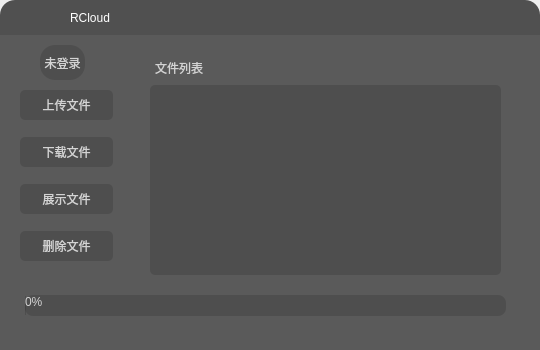
<?xml version="1.0" encoding="UTF-8"?>
<ui version="4.0">
 <class>client</class>
 <widget class="QWidget" name="client">
  <property name="geometry">
   <rect>
    <x>0</x>
    <y>0</y>
    <width>540</width>
    <height>350</height>
   </rect>
  </property>
  <property name="windowTitle">
   <string>client</string>
  </property>
  <property name="styleSheet">
   <string notr="true">#back
{
background-color: rgb(80, 80, 80);
border-radius:15px;
}
#all
{
background-color: rgb(90, 90, 90);
}
</string>
  </property>
  <widget class="QWidget" name="back" native="true">
   <property name="geometry">
    <rect>
     <x>0</x>
     <y>0</y>
     <width>540</width>
     <height>350</height>
    </rect>
   </property>
   <widget class="QWidget" name="all" native="true">
    <property name="geometry">
     <rect>
      <x>0</x>
      <y>35</y>
      <width>540</width>
      <height>320</height>
     </rect>
    </property>
    <property name="styleSheet">
     <string notr="true">#connect 
{
border-radius:5px;
background-color: rgb(78, 78, 78);
color: rgb(211, 211, 211);
}

#deleteFile
{
border-radius:5px;
background-color: rgb(78, 78, 78);
color: rgb(211, 211, 211);
}
#download
{
border-radius:5px;
background-color: rgb(78, 78, 78);
color: rgb(211, 211, 211);
}
#upLoad
{
border-radius:5px;
background-color: rgb(78, 78, 78);
color: rgb(211, 211, 211);
}
#ls
{
border-radius:5px;
background-color: rgb(78, 78, 78);
color: rgb(211, 211, 211);
}
#listWidget
{
border-radius:5px;
background-color: rgb(78, 78, 78);
color: rgb(211, 211, 211);
}
#upProgressBar
{
border-radius:8px;
background-color: rgb(78, 78, 78);
color: rgb(211, 211, 211);
}
#label
{
color: rgb(211, 211, 211);
}
#loginBtn
{
border-radius:15px;
background-color: rgb(78, 78, 78);
color: rgb(211, 211, 211);
}
</string>
    </property>
    <widget class="QListWidget" name="listWidget">
     <property name="geometry">
      <rect>
       <x>150</x>
       <y>50</y>
       <width>351</width>
       <height>190</height>
      </rect>
     </property>
    </widget>
    <widget class="QPushButton" name="deleteFile">
     <property name="geometry">
      <rect>
       <x>20</x>
       <y>196</y>
       <width>93</width>
       <height>30</height>
      </rect>
     </property>
     <property name="text">
      <string>删除文件</string>
     </property>
    </widget>
    <widget class="QProgressBar" name="upProgressBar">
     <property name="geometry">
      <rect>
       <x>25</x>
       <y>260</y>
       <width>481</width>
       <height>21</height>
      </rect>
     </property>
     <property name="value">
      <number>0</number>
     </property>
    </widget>
    <widget class="QPushButton" name="download">
     <property name="geometry">
      <rect>
       <x>20</x>
       <y>102</y>
       <width>93</width>
       <height>30</height>
      </rect>
     </property>
     <property name="text">
      <string>下载文件</string>
     </property>
    </widget>
    <widget class="QPushButton" name="ls">
     <property name="geometry">
      <rect>
       <x>20</x>
       <y>149</y>
       <width>93</width>
       <height>30</height>
      </rect>
     </property>
     <property name="text">
      <string>展示文件</string>
     </property>
    </widget>
    <widget class="QPushButton" name="upLoad">
     <property name="geometry">
      <rect>
       <x>20</x>
       <y>55</y>
       <width>93</width>
       <height>30</height>
      </rect>
     </property>
     <property name="styleSheet">
      <string notr="true"/>
     </property>
     <property name="text">
      <string>上传文件</string>
     </property>
    </widget>
    <widget class="QLabel" name="label">
     <property name="geometry">
      <rect>
       <x>155</x>
       <y>25</y>
       <width>72</width>
       <height>15</height>
      </rect>
     </property>
     <property name="text">
      <string>文件列表</string>
     </property>
    </widget>
    <widget class="QPushButton" name="loginBtn">
     <property name="geometry">
      <rect>
       <x>40</x>
       <y>10</y>
       <width>45</width>
       <height>35</height>
      </rect>
     </property>
     <property name="text">
      <string>未登录</string>
     </property>
    </widget>
   </widget>
   <widget class="QPushButton" name="closeBtn">
    <property name="geometry">
     <rect>
      <x>495</x>
      <y>0</y>
      <width>32</width>
      <height>32</height>
     </rect>
    </property>
    <property name="styleSheet">
     <string notr="true">background-image: url(:/RScreen/img/close2.png);</string>
    </property>
    <property name="text">
     <string/>
    </property>
    <property name="flat">
     <bool>true</bool>
    </property>
   </widget>
   <widget class="QPushButton" name="minBtn">
    <property name="geometry">
     <rect>
      <x>450</x>
      <y>0</y>
      <width>32</width>
      <height>32</height>
     </rect>
    </property>
    <property name="styleSheet">
     <string notr="true">background-image: url(:/RScreen/img/min2.png);</string>
    </property>
    <property name="text">
     <string/>
    </property>
    <property name="flat">
     <bool>true</bool>
    </property>
   </widget>
   <widget class="QLabel" name="label_2">
    <property name="geometry">
     <rect>
      <x>20</x>
      <y>2</y>
      <width>32</width>
      <height>32</height>
     </rect>
    </property>
    <property name="styleSheet">
     <string notr="true">border-image: url(:/RScreen/img/cloud.png);</string>
    </property>
    <property name="text">
     <string/>
    </property>
   </widget>
   <widget class="QLabel" name="label_3">
    <property name="geometry">
     <rect>
      <x>70</x>
      <y>10</y>
      <width>72</width>
      <height>15</height>
     </rect>
    </property>
    <property name="styleSheet">
     <string notr="true">color: rgb(255, 255, 255);
font: 10pt &quot;微软雅黑&quot;;</string>
    </property>
    <property name="text">
     <string>RCloud</string>
    </property>
   </widget>
  </widget>
 </widget>
 <layoutdefault spacing="6" margin="11"/>
 <resources/>
 <connections>
  <connection>
   <sender>closeBtn</sender>
   <signal>clicked()</signal>
   <receiver>client</receiver>
   <slot>close()</slot>
   <hints>
    <hint type="sourcelabel">
     <x>514</x>
     <y>14</y>
    </hint>
    <hint type="destinationlabel">
     <x>269</x>
     <y>174</y>
    </hint>
   </hints>
  </connection>
  <connection>
   <sender>minBtn</sender>
   <signal>clicked()</signal>
   <receiver>client</receiver>
   <slot>showMinimized()</slot>
   <hints>
    <hint type="sourcelabel">
     <x>484</x>
     <y>14</y>
    </hint>
    <hint type="destinationlabel">
     <x>269</x>
     <y>174</y>
    </hint>
   </hints>
  </connection>
 </connections>
</ui>
